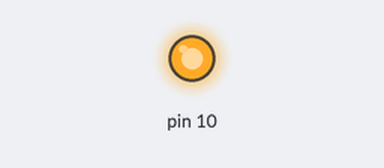
A sketch run on a simulated Arduino Uno, built with avr-gcc and run on an emulated ATmega328P. Parts: output pins drawn as LEDs (lit = HIGH). What the sketch prints to the serial monitor is not drawn.

Above: at 10.1 s.
At 15.1 s:
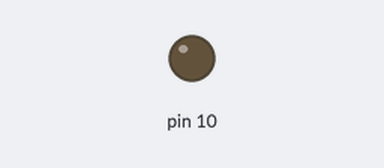
Timing chart, 0 to 16.6 s (numbered marks = the images above):
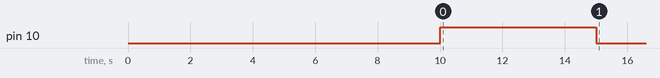

The sketch:

Rocket_Code.ino
```cpp
void setup( ){
  Serial.begin(9600);
  pinMode(10, OUTPUT);

  //do countdown
  for(int i = 10; i > 0; i--){
      Serial.println(i);
      delay(1000);
  }

  //fire the motor
  digitalWrite(10, HIGH);
  delay(5000);
  digitalWrite(10, LOW);
}

//ooo my new test comment
void loop(){

}
```
